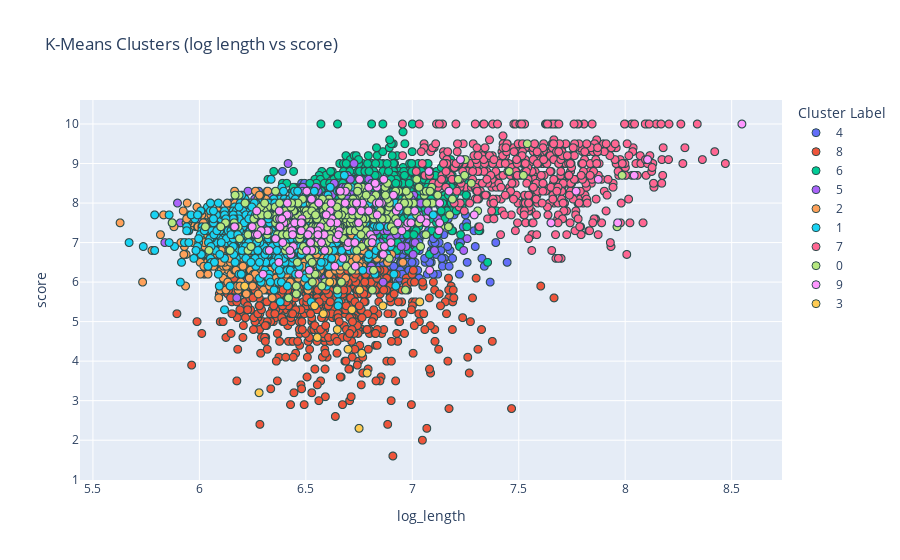

Here is the notebook cell this chart was saved with:
### Markdown cell above
## K-Means

### Code cell
#define features
numeric_features = ['score', 'log_length', 'log_followers_count', 
                    'reviewer_reviews','artist_reviews']
categorical_features = ['label']

#prepare data
preprocessor = ColumnTransformer(
    transformers=[
        ('num', StandardScaler(), numeric_features),
        ('cat', OneHotEncoder(handle_unknown='ignore'), categorical_features)
    ])
X = df[numeric_features + categorical_features]
true_labels = df['main_genre']
X_processed = preprocessor.fit_transform(X)

#set up data to plot
kmeans = KMeans(n_clusters=len(set(true_labels)), random_state=42)
cluster_labels = kmeans.fit_predict(X_processed)
plot_df = X.copy().reset_index(drop=True)
plot_df['True Genre'] = true_labels.reset_index(drop=True)
plot_df['Cluster'] = cluster_labels.astype(str)

#plot the clusters
fig = px.scatter(
    plot_df, 
    x='log_length', 
    y='score', 
    color='Cluster',
    title='K-Means Clusters (log length vs score)',
    labels={'Cluster': 'Cluster Label'},
    hover_data=['True Genre', 'reviewer_reviews'] 
)
fig.update_traces(marker=dict(size=8, line=dict(width=1, color='DarkSlateGrey')))
fig.show()

### Figure 1 — Plotly figure (JSON) as saved in the notebook; plotly's stock layout.template omitted (floating-point values rounded to 4 significant figures; data arrays with more than 128 entries replaced by an {"elided": "..."} marker saying what was removed)
{"data": [{"customdata": {"elided": "1060x2 mixed values"}, "hovertemplate": "Cluster Label=4<br>log_length=%{x}<br>score=%{y}<br>True Genre=%{customdata[0]}<br>reviewer_reviews=%{customdata[1]}<extra></extra>", "legendgroup": "4", "marker": {"color": "#636efa", "line": {"color": "DarkSlateGrey", "width": 1}, "size": 8, "symbol": "circle"}, "mode": "markers", "name": "4", "showlegend": true, "type": "scattergl", "x": {"elided": "1060 float values"}, "xaxis": "x", "y": {"elided": "1060 float values"}, "yaxis": "y"}, {"customdata": {"elided": "727x2 mixed values"}, "hovertemplate": "Cluster Label=8<br>log_length=%{x}<br>score=%{y}<br>True Genre=%{customdata[0]}<br>reviewer_reviews=%{customdata[1]}<extra></extra>", "legendgroup": "8", "marker": {"color": "#EF553B", "line": {"color": "DarkSlateGrey", "width": 1}, "size": 8, "symbol": "circle"}, "mode": "markers", "name": "8", "showlegend": true, "type": "scattergl", "x": {"elided": "727 float values"}, "xaxis": "x", "y": {"elided": "727 float values"}, "yaxis": "y"}, {"customdata": {"elided": "1211x2 mixed values"}, "hovertemplate": "Cluster Label=6<br>log_length=%{x}<br>score=%{y}<br>True Genre=%{customdata[0]}<br>reviewer_reviews=%{customdata[1]}<extra></extra>", "legendgroup": "6", "marker": {"color": "#00cc96", "line": {"color": "DarkSlateGrey", "width": 1}, "size": 8, "symbol": "circle"}, "mode": "markers", "name": "6", "showlegend": true, "type": "scattergl", "x": {"elided": "1211 float values"}, "xaxis": "x", "y": {"elided": "1211 float values"}, "yaxis": "y"}, {"customdata": {"elided": "1202x2 mixed values"}, "hovertemplate": "Cluster Label=5<br>log_length=%{x}<br>score=%{y}<br>True Genre=%{customdata[0]}<br>reviewer_reviews=%{customdata[1]}<extra></extra>", "legendgroup": "5", "marker": {"color": "#ab63fa", "line": {"color": "DarkSlateGrey", "width": 1}, "size": 8, "symbol": "circle"}, "mode": "markers", "name": "5", "showlegend": true, "type": "scattergl", "x": {"elided": "1202 float values"}, "xaxis": "x", "y": {"elided": "1202 float values"}, "yaxis": "y"}, {"customdata": {"elided": "2054x2 mixed values"}, "hovertemplate": "Cluster Label=2<br>log_length=%{x}<br>score=%{y}<br>True Genre=%{customdata[0]}<br>reviewer_reviews=%{customdata[1]}<extra></extra>", "legendgroup": "2", "marker": {"color": "#FFA15A", "line": {"color": "DarkSlateGrey", "width": 1}, "size": 8, "symbol": "circle"}, "mode": "markers", "name": "2", "showlegend": true, "type": "scattergl", "x": {"elided": "2054 float values"}, "xaxis": "x", "y": {"elided": "2054 float values"}, "yaxis": "y"}, {"customdata": {"elided": "1456x2 mixed values"}, "hovertemplate": "Cluster Label=1<br>log_length=%{x}<br>score=%{y}<br>True Genre=%{customdata[0]}<br>reviewer_reviews=%{customdata[1]}<extra></extra>", "legendgroup": "1", "marker": {"color": "#19d3f3", "line": {"color": "DarkSlateGrey", "width": 1}, "size": 8, "symbol": "circle"}, "mode": "markers", "name": "1", "showlegend": true, "type": "scattergl", "x": {"elided": "1456 float values"}, "xaxis": "x", "y": {"elided": "1456 float values"}, "yaxis": "y"}, {"customdata": {"elided": "542x2 mixed values"}, "hovertemplate": "Cluster Label=7<br>log_length=%{x}<br>score=%{y}<br>True Genre=%{customdata[0]}<br>reviewer_reviews=%{customdata[1]}<extra></extra>", "legendgroup": "7", "marker": {"color": "#FF6692", "line": {"color": "DarkSlateGrey", "width": 1}, "size": 8, "symbol": "circle"}, "mode": "markers", "name": "7", "showlegend": true, "type": "scattergl", "x": {"elided": "542 float values"}, "xaxis": "x", "y": {"elided": "542 float values"}, "yaxis": "y"}, {"customdata": {"elided": "401x2 mixed values"}, "hovertemplate": "Cluster Label=0<br>log_length=%{x}<br>score=%{y}<br>True Genre=%{customdata[0]}<br>reviewer_reviews=%{customdata[1]}<extra></extra>", "legendgroup": "0", "marker": {"color": "#B6E880", "line": {"color": "DarkSlateGrey", "width": 1}, "size": 8, "symbol": "circle"}, "mode": "markers", "name": "0", "showlegend": true, "type": "scattergl", "x": {"elided": "401 float values"}, "xaxis": "x", "y": {"elided": "401 float values"}, "yaxis": "y"}, {"customdata": {"elided": "123x2 mixed values"}, "hovertemplate": "Cluster Label=9<br>log_length=%{x}<br>score=%{y}<br>True Genre=%{customdata[0]}<br>reviewer_reviews=%{customdata[1]}<extra></extra>", "legendgroup": "9", "marker": {"color": "#FF97FF", "line": {"color": "DarkSlateGrey", "width": 1}, "size": 8, "symbol": "circle"}, "mode": "markers", "name": "9", "showlegend": true, "type": "scattergl", "x": [6.435, 6.752, 6.697, 6.686, 8.042, 6.377, 6.56, 6.623, 6.619, 6.468, 6.76, 6.748, 6.973, 6.586, 8.548, 6.447, 7.125, 6.869, 6.932, 6.732, 7.064, 6.516, 6.804, 7.039, 6.979, 6.925, 6.866, 6.646, 6.441, 6.42, 6.438, 7.011, 7.066, 6.685, 6.168, 7.172, 6.855, 6.717, 6.299, 6.43, 6.482, 6.263, 6.568, 6.328, 6.796, 6.436, 6.269, 6.356, 6.392, 6.616, 6.657, 6.483, 6.561, 6.737, 6.7, 7.128, 6.412, 6.824, 6.397, 6.375, 6.73, 7.128, 7.039, 6.815, 7.652, 6.555, 6.522, 6.864, 6.832, 6.161, 6.9, 7.769, 6.673, 6.835, 6.528, 6.766, 6.834, 6.615, 6.574, 6.557, 6.319, 6.387, 6.526, 7.965, 6.936, 6.373, 6.642, 6.248, 6.165, 6.951, 8.105, 6.413, 7.226, 7.874, 6.811, 6.596, 7.082, 7.078, 6.29, 6.358, 6.438, 6.479, 6.845, 6.825, 6.503, 6.522, 6.504, 6.273, 6.589, 6.738, 6.378, 6.994, 6.51, 6.636, 6.658, 7.291, 6.662, 6.479, 6.796, 6.292, 6.912, 6.653, 6.425], "xaxis": "x", "y": [7.4, 8.6, 6.9, 8.3, 8.7, 7.6, 7.1, 7.6, 8.0, 6.2, 7.8, 7.5, 7.4, 7.2, 10.0, 7.5, 7.3, 6.9, 7.5, 6.4, 7.6, 6.3, 7.2, 7.6, 7.5, 7.8, 8.6, 7.5, 6.9, 7.7, 7.3, 7.8, 7.5, 8.0, 7.4, 8.3, 8.0, 7.8, 6.2, 6.7, 7.6, 7.2, 7.4, 6.8, 8.4, 7.3, 7.8, 7.1, 7.0, 7.5, 7.3, 7.5, 8.0, 8.0, 7.0, 7.5, 7.7, 8.5, 7.5, 7.8, 7.0, 8.0, 7.6, 7.1, 7.5, 7.3, 7.0, 6.7, 8.0, 7.4, 7.0, 8.3, 6.6, 7.7, 6.8, 8.0, 8.4, 7.8, 7.0, 7.2, 7.3, 7.6, 8.1, 7.5, 7.9, 6.5, 7.1, 7.4, 7.4, 7.3, 9.1, 8.0, 9.1, 8.6, 7.0, 7.7, 6.3, 8.8, 7.3, 7.1, 7.2, 7.3, 8.0, 8.5, 6.8, 7.3, 8.3, 7.2, 6.8, 8.0, 7.4, 7.5, 7.2, 6.4, 8.3, 7.7, 8.3, 7.5, 7.8, 7.5, 8.2, 7.2, 6.8], "yaxis": "y"}, {"customdata": [["Unknown", 431], ["Unknown", 180], ["Unknown", 33], ["Unknown", 133], ["Unknown", 149], ["Unknown", 64], ["Unknown", 98], ["Unknown", 157], ["Unknown", 15], ["Unknown", 12], ["Unknown", 76], ["Unknown", 133], ["Unknown", 187], ["Unknown", 48], ["Unknown", 2]], "hovertemplate": "Cluster Label=3<br>log_length=%{x}<br>score=%{y}<br>True Genre=%{customdata[0]}<br>reviewer_reviews=%{customdata[1]}<extra></extra>", "legendgroup": "3", "marker": {"color": "#FECB52", "line": {"color": "DarkSlateGrey", "width": 1}, "size": 8, "symbol": "circle"}, "mode": "markers", "name": "3", "showlegend": true, "type": "scattergl", "x": [6.752, 6.698, 6.862, 6.717, 6.28, 6.554, 6.541, 6.213, 6.788, 7.035, 6.612, 6.763, 6.75, 6.648, 6.582], "xaxis": "x", "y": [5.8, 4.3, 5.4, 5.3, 3.2, 4.6, 5.4, 5.9, 3.7, 5.5, 6.0, 4.2, 2.3, 4.8, 5.2], "yaxis": "y"}], "layout": {"legend": {"title": {"text": "Cluster Label"}, "tracegroupgap": 0}, "title": {"text": "K-Means Clusters (log length vs score)"}, "xaxis": {"anchor": "y", "domain": [0, 1], "title": {"text": "log_length"}}, "yaxis": {"anchor": "x", "domain": [0, 1], "title": {"text": "score"}}}}
